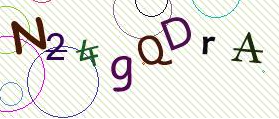
#> input picture image3.jpg, 279 x 119 px
$ python app.py
#> lines starting #> are read from the running program, lines starting #| are printed output that depends on the picture; after the words box and inside, x2 and y2 are one past the last pixel; in counts of white or black regions, pixels touching at a corner belong together
import cv2
import pytesseract
import numpy as np

from pytesseract import Output

# export PATH="/path/to/dir:$PATH"
# C:\Users\randa\AppData\Local\Tesseract-OCR

image = cv2.imread('image3.jpg')
#> image is the input picture: shape (119, 279, 3); mean B, G, R 224, 228.7, 230.5
image = image.astype("uint8")

# WHITELIST
# custom_config = r'--oem 3 --psm 6'
custom_config = r'-c tessedit_char_whitelist=abcdefghijklmnopqrstuvwxyzABCDEFGHIJKLMNOPQRSTUVWXYZ1234567890 --psm 6'
# [15 lines of commented-out code are left out]
get_grayscale = cv2.cvtColor(image, cv2.COLOR_BGR2GRAY)
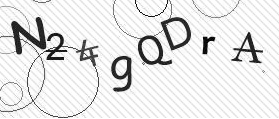
#> get_grayscale: shape (119, 279); min 0, max 255, mean 228.7
remove_noise = cv2.medianBlur(get_grayscale, 5)
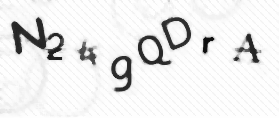
#> remove_noise: shape (119, 279); min 13, max 255, mean 235.2
closing = cv2.morphologyEx(remove_noise, cv2.MORPH_CLOSE, None)
kernel = np.ones((5, 5), np.uint8)
opening = cv2.morphologyEx(closing, cv2.MORPH_OPEN, kernel)
thresholding = cv2.threshold(opening, 0, 255, cv2.THRESH_BINARY | cv2.THRESH_OTSU)[1]
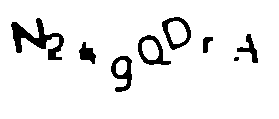
#> thresholding: shape (119, 279); 92.7% white; 8 black regions (1 under 20 px), largest, box (x1, y1, x2, y2) and area: (11, 18, 64, 60) 815, (111, 56, 132, 92) 365, (138, 35, 171, 65) 360
#> (the run stopped early here; a loop or call above may not have finished)

$ run again, with image.jpg copied over image3.jpg
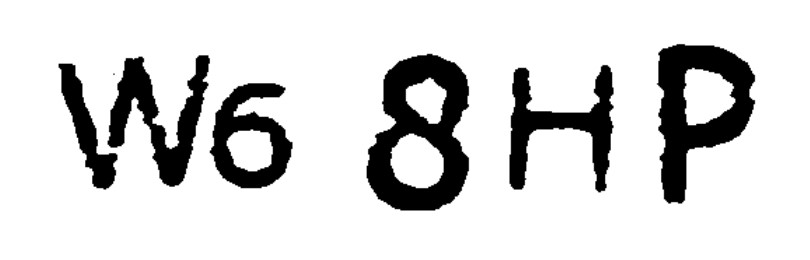
#> input picture image.jpg, 810 x 260 px
#> image is the input picture: shape (260, 810, 3); min 0, max 255, mean 214.2
#> `thresholding = cv2.threshold(opening, 0, 255, cv2.THRESH_BINARY | cv2...`:
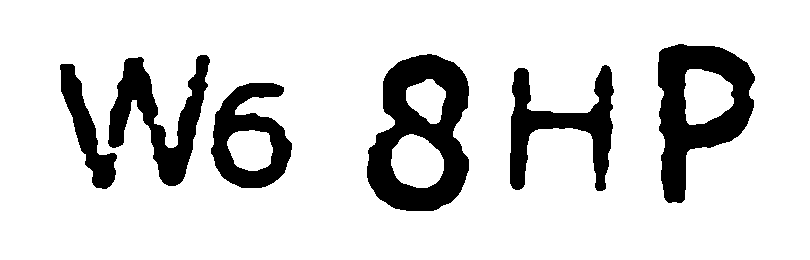
#> thresholding: shape (260, 810); 84% white; 6 black regions, box (x1, y1, x2, y2) and area: (367, 54, 469, 211) 8993, (658, 44, 755, 203) 7668, (108, 55, 210, 186) 5251, (510, 65, 614, 191) 5000, (211, 83, 292, 188) 4325, (60, 64, 117, 189) 2490
